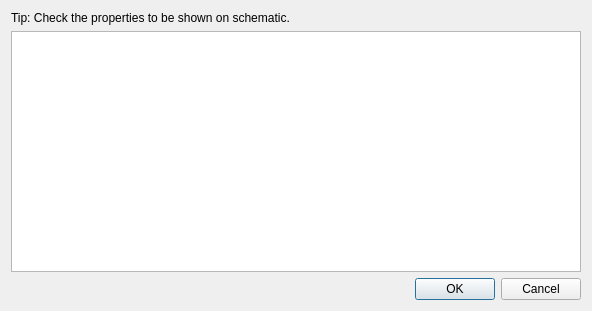
<?xml version="1.0" encoding="UTF-8"?>
<ui version="4.0">
 <class>PropertyDialog</class>
 <widget class="QDialog" name="PropertyDialog">
  <property name="windowModality">
   <enum>Qt::NonModal</enum>
  </property>
  <property name="geometry">
   <rect>
    <x>0</x>
    <y>0</y>
    <width>592</width>
    <height>311</height>
   </rect>
  </property>
  <property name="windowTitle">
   <string>Edit Component properties</string>
  </property>
  <property name="modal">
   <bool>true</bool>
  </property>
  <layout class="QVBoxLayout" name="verticalLayout">
   <item>
    <widget class="QLabel" name="label">
     <property name="text">
      <string>Tip: Check the properties to be shown on schematic.</string>
     </property>
    </widget>
   </item>
   <item>
    <widget class="QTableView" name="tableView">
     <property name="editTriggers">
      <set>QAbstractItemView::AllEditTriggers</set>
     </property>
     <property name="alternatingRowColors">
      <bool>true</bool>
     </property>
     <property name="selectionMode">
      <enum>QAbstractItemView::SingleSelection</enum>
     </property>
     <property name="selectionBehavior">
      <enum>QAbstractItemView::SelectRows</enum>
     </property>
     <property name="wordWrap">
      <bool>false</bool>
     </property>
     <property name="cornerButtonEnabled">
      <bool>false</bool>
     </property>
     <attribute name="horizontalHeaderStretchLastSection">
      <bool>true</bool>
     </attribute>
     <attribute name="horizontalHeaderStretchLastSection">
      <bool>true</bool>
     </attribute>
    </widget>
   </item>
   <item>
    <widget class="QDialogButtonBox" name="buttonBox">
     <property name="orientation">
      <enum>Qt::Horizontal</enum>
     </property>
     <property name="standardButtons">
      <set>QDialogButtonBox::Cancel|QDialogButtonBox::Ok</set>
     </property>
    </widget>
   </item>
  </layout>
 </widget>
 <resources/>
 <connections>
  <connection>
   <sender>buttonBox</sender>
   <signal>accepted()</signal>
   <receiver>PropertyDialog</receiver>
   <slot>accept()</slot>
   <hints>
    <hint type="sourcelabel">
     <x>394</x>
     <y>295</y>
    </hint>
    <hint type="destinationlabel">
     <x>18</x>
     <y>278</y>
    </hint>
   </hints>
  </connection>
  <connection>
   <sender>buttonBox</sender>
   <signal>rejected()</signal>
   <receiver>PropertyDialog</receiver>
   <slot>reject()</slot>
   <hints>
    <hint type="sourcelabel">
     <x>525</x>
     <y>290</y>
    </hint>
    <hint type="destinationlabel">
     <x>485</x>
     <y>279</y>
    </hint>
   </hints>
  </connection>
 </connections>
</ui>
